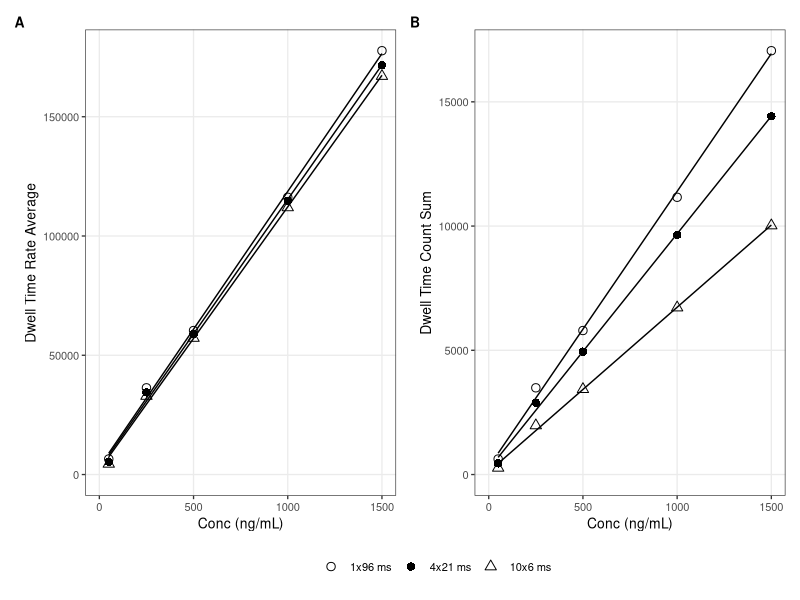

Here is the R script that generated this plot:
# Flow Injection Calibration Combined.R
#   Generates merged Figure 4: two-panel calibration (rate + count).
#   User functions called: none
rm(list = ls())

library(ggplot2)
library(patchwork)

# data from "Flow Injection Plateau Rates.docx" and "Flow Injection Plateau Counts.docx"
conc <- c(50, 250, 500, 1000, 1500)

rate96 <- c(6503, 36351, 60374, 116243, 177676)
rate21 <- c(5343, 34423, 58888, 114807, 171630)
rate06 <- c(4461, 32907, 57233, 111963, 167024)

count96 <- c(624.3, 3490, 5796, 11159, 17057)
count21 <- c(448.8, 2892, 4947, 9644, 14417)
count06 <- c(267.6, 1974, 3434, 6718, 10021)

dwell_labels <- c("1x96 ms", "4x21 ms", "10x6 ms")

rate_df <- data.frame(
  conc  = rep(conc, 3),
  y     = c(rate96, rate21, rate06),
  dwell = factor(rep(dwell_labels, each = length(conc)), levels = dwell_labels)
)

count_df <- data.frame(
  conc  = rep(conc, 3),
  y     = c(count96, count21, count06),
  dwell = factor(rep(dwell_labels, each = length(conc)), levels = dwell_labels)
)

shared_theme <- theme_bw(base_size = 10, base_family = "Helvetica") +
  theme(
    legend.position  = "none",
    panel.grid.minor = element_blank(),
    plot.tag          = element_text(face = "bold", size = 10)
  )

p_rate <- ggplot(rate_df, aes(conc, y, shape = dwell)) +
  geom_point(size = 2.5) +
  geom_smooth(method = "lm", se = FALSE, linewidth = 0.5, color = "black") +
  scale_shape_manual(values = c(1, 16, 2)) +
  scale_x_continuous(limits = c(0, 1500)) +
  scale_y_continuous(limits = c(0, NA)) +
  labs(x = "Conc (ng/mL)", y = "Dwell Time Rate Average") +
  shared_theme

p_count <- ggplot(count_df, aes(conc, y, shape = dwell)) +
  geom_point(size = 2.5) +
  geom_smooth(method = "lm", se = FALSE, linewidth = 0.5, color = "black") +
  scale_shape_manual(values = c(1, 16, 2)) +
  scale_x_continuous(limits = c(0, 1500)) +
  scale_y_continuous(limits = c(0, NA)) +
  labs(x = "Conc (ng/mL)", y = "Dwell Time Count Sum") +
  shared_theme

fig4 <- p_rate + p_count +
  plot_layout(guides = "collect") +
  plot_annotation(tag_levels = "A") &
  theme(legend.position = "bottom",
        legend.title    = element_blank())

print(fig4)

# publication PDF
if (FALSE) {
  fig_dir <- file.path("manuscript", "figures")
  pdf(file.path(fig_dir, "figure_04.pdf"), width = 7, height = 3.5)
  print(fig4)
  dev.off()
}
